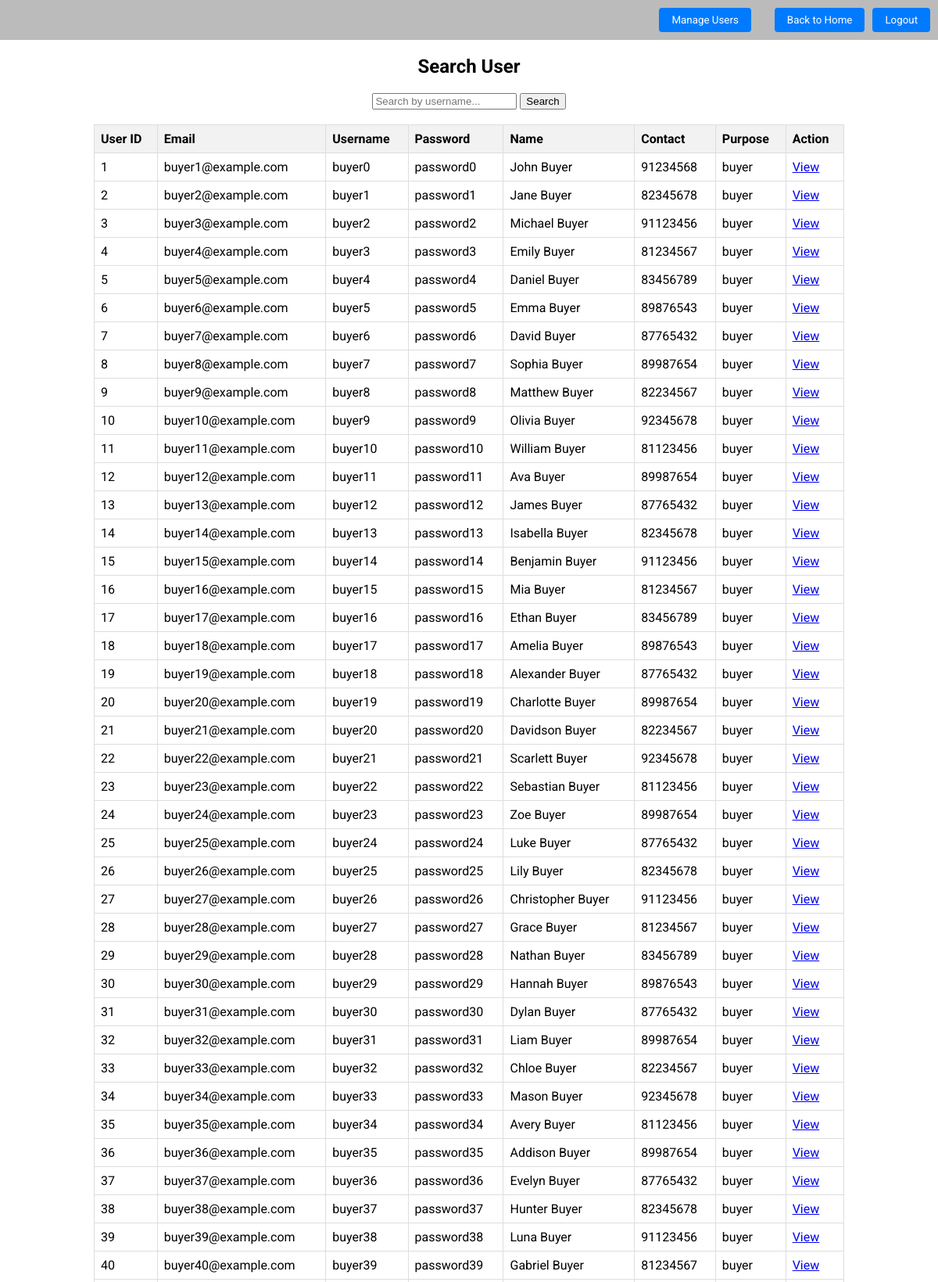
/Boundary/sys_admin/search_user_account.php (upper part), run on the app's committed database.
### tables this page shows
CREATE TABLE `user` (
  `user_id` int(11) NOT NULL,
  `e-mail` varchar(150) NOT NULL,
  `username` varchar(50) NOT NULL,
  `password` varchar(50) NOT NULL,
  `name` varchar(150) NOT NULL,
  `contact` int(11) NOT NULL,
  `purpose` enum('buyer','seller','admin','suspended') NOT NULL
);

### Control/sys_admin/search_user_account_controller.php (called while the page is built, shortened)
<?php
require_once('../../Database/db_conn.php');
require_once('../../Entity/user.php');
class SearchUserController {
    private $User;
    public function __construct($conn) {
        $this->User = new User($conn);
    }
    public function getAllUsers() {
        return $this->User->getAllUsers();
    }
}
$searchUserController = new SearchUserController($conn);
?>

### Entity/user.php (called while the page is built, shortened)
<?php
class User {
    private $conn;
    public function __construct($conn) {
        $this->conn = $conn;
    }
    public function getAllUsers() {
        $sql = "SELECT * FROM user";
        $result = $this->conn->query($sql);
        if ($result->num_rows > 0) {
            $users = [];
            while ($row = $result->fetch_assoc()) {
                $users[] = $row;
            }
            return $users;
        } else {
            return [];
        }
    }
}
?>

### Boundary/sys_admin/search_user_account.php (the view, shortened to what this page needs)
<?php
include "header.php";
include "../../Control/sys_admin/search_user_account_controller.php";
if ($_SERVER["REQUEST_METHOD"] == "POST" && isset($_POST['submit'])) {
    $searchTerm = $_POST['search'];
    $users = $searchUserController->handleSearch($searchTerm);
} else {
    $users = $searchUserController->getAllUsers();
}
?>
<!DOCTYPE html>
<html lang="en">
<head>
</head>
<body>
    <div class="container">
        <h2 class="title">Search User</h2>
        <div class="search-bar">
            <form method="POST" action="">
                <input type="text" name="search" placeholder="Search by username...">
                <button type="submit" name="submit">Search</button>
            </form>
            <br>
        </div>
        <?php if(isset($users) && !empty($users)): ?>
            <div class="users">
                <table>
                    <thead>
                        <tr>
                            <th>User ID</th>
                            <th>Email</th>
                            <th>Username</th>
                            <th>Password</th>
                            <th>Name</th>
                            <th>Contact</th>
                            <th>Purpose</th>
                            <th>Action</th>
                        </tr>
                    </thead>
                    <tbody>
                        <?php foreach ($users as $user): ?>
                            <tr>
                                <td><?php echo $user['user_id']; ?></td>
                                <td><?php echo $user['e-mail']; ?></td>
                                <td><?php echo $user['username']; ?></td>
                                <td><?php echo $user['password']; ?></td>
                                <td><?php echo $user['name']; ?></td>
                                <td><?php echo $user['contact']; ?></td>
                                <td><?php echo $user['purpose']; ?></td>
                                <td><a href="view_user_account.php?user_id=<?php echo $user['user_id']; ?>" class="btn btn-primary">View</a></td>
                            </tr>
                        <?php endforeach; ?>
                    </tbody>
                </table>
            </div>
        <?php else: ?>
            <p>No users found.</p>
        <?php endif; ?>
    </div>
</body>
</html>

### Boundary/sys_admin/header.php (style rules this page uses)
body { font-family: 'Roboto', sans-serif; margin: 0; padding: 0; }

### Boundary/sys_admin/search_user_account.php (style rules this page uses)
.container { width: 80%; margin: auto; }
.title { text-align: center; margin-top: 20px; }
.search-bar { text-align: center; margin-top: 20px; }
table { width: 100%; border-collapse: collapse; }
th, td { border: 1px solid #ddd; padding: 8px; text-align: left; }
th { background-color: #f2f2f2; }

### data on the page
user: user_id "1", value "buyer1@example.com", username "buyer0", password "password0", name "John Buyer", contact "91234568", purpose "buyer"
user: user_id "2", value "buyer2@example.com", username "buyer1", password "password1", name "Jane Buyer", contact "82345678", purpose "buyer"
user: user_id "3", value "buyer3@example.com", username "buyer2", password "password2", name "Michael Buyer", contact "91123456", purpose "buyer"
user: user_id "4", value "buyer4@example.com", username "buyer3", password "password3", name "Emily Buyer", contact "81234567", purpose "buyer"
user: user_id "5", value "buyer5@example.com", username "buyer4", password "password4", name "Daniel Buyer", contact "83456789", purpose "buyer"
user: user_id "6", value "buyer6@example.com", username "buyer5", password "password5", name "Emma Buyer", contact "89876543", purpose "buyer"
user: user_id "7", value "buyer7@example.com", username "buyer6", password "password6", name "David Buyer", contact "87765432", purpose "buyer"
user: user_id "8", value "buyer8@example.com", username "buyer7", password "password7", name "Sophia Buyer", contact "89987654", purpose "buyer"
user: user_id "9", value "buyer9@example.com", username "buyer8", password "password8", name "Matthew Buyer", contact "82234567", purpose "buyer"
user: user_id "10", value "buyer10@example.com", username "buyer9", password "password9", name "Olivia Buyer", contact "92345678", purpose "buyer"
user: user_id "11", value "buyer11@example.com", username "buyer10", password "password10", name "William Buyer", contact "81123456", purpose "buyer"
user: user_id "12", value "buyer12@example.com", username "buyer11", password "password11", name "Ava Buyer", contact "89987654", purpose "buyer"
user: user_id "13", value "buyer13@example.com", username "buyer12", password "password12", name "James Buyer", contact "87765432", purpose "buyer"
user: user_id "14", value "buyer14@example.com", username "buyer13", password "password13", name "Isabella Buyer", contact "82345678", purpose "buyer"
user: user_id "15", value "buyer15@example.com", username "buyer14", password "password14", name "Benjamin Buyer", contact "91123456", purpose "buyer"
user: user_id "16", value "buyer16@example.com", username "buyer15", password "password15", name "Mia Buyer", contact "81234567", purpose "buyer"
user: user_id "17", value "buyer17@example.com", username "buyer16", password "password16", name "Ethan Buyer", contact "83456789", purpose "buyer"
user: user_id "18", value "buyer18@example.com", username "buyer17", password "password17", name "Amelia Buyer", contact "89876543", purpose "buyer"
user: user_id "19", value "buyer19@example.com", username "buyer18", password "password18", name "Alexander Buyer", contact "87765432", purpose "buyer"
user: user_id "20", value "buyer20@example.com", username "buyer19", password "password19", name "Charlotte Buyer", contact "89987654", purpose "buyer"
user: user_id "21", value "buyer21@example.com", username "buyer20", password "password20", name "Davidson Buyer", contact "82234567", purpose "buyer"
user: user_id "22", value "buyer22@example.com", username "buyer21", password "password21", name "Scarlett Buyer", contact "92345678", purpose "buyer"
user: user_id "23", value "buyer23@example.com", username "buyer22", password "password22", name "Sebastian Buyer", contact "81123456", purpose "buyer"
user: user_id "24", value "buyer24@example.com", username "buyer23", password "password23", name "Zoe Buyer", contact "89987654", purpose "buyer"
user: user_id "25", value "buyer25@example.com", username "buyer24", password "password24", name "Luke Buyer", contact "87765432", purpose "buyer"
user: user_id "26", value "buyer26@example.com", username "buyer25", password "password25", name "Lily Buyer", contact "82345678", purpose "buyer"
user: user_id "27", value "buyer27@example.com", username "buyer26", password "password26", name "Christopher Buyer", contact "91123456", purpose "buyer"
user: user_id "28", value "buyer28@example.com", username "buyer27", password "password27", name "Grace Buyer", contact "81234567", purpose "buyer"
user: user_id "29", value "buyer29@example.com", username "buyer28", password "password28", name "Nathan Buyer", contact "83456789", purpose "buyer"
user: user_id "30", value "buyer30@example.com", username "buyer29", password "password29", name "Hannah Buyer", contact "89876543", purpose "buyer"
user: user_id "31", value "buyer31@example.com", username "buyer30", password "password30", name "Dylan Buyer", contact "87765432", purpose "buyer"
user: user_id "32", value "buyer32@example.com", username "buyer31", password "password31", name "Liam Buyer", contact "89987654", purpose "buyer"
user: user_id "33", value "buyer33@example.com", username "buyer32", password "password32", name "Chloe Buyer", contact "82234567", purpose "buyer"
user: user_id "34", value "buyer34@example.com", username "buyer33", password "password33", name "Mason Buyer", contact "92345678", purpose "buyer"
user: user_id "35", value "buyer35@example.com", username "buyer34", password "password34", name "Avery Buyer", contact "81123456", purpose "buyer"
user: user_id "36", value "buyer36@example.com", username "buyer35", password "password35", name "Addison Buyer", contact "89987654", purpose "buyer"
user: user_id "37", value "buyer37@example.com", username "buyer36", password "password36", name "Evelyn Buyer", contact "87765432", purpose "buyer"
user: user_id "38", value "buyer38@example.com", username "buyer37", password "password37", name "Hunter Buyer", contact "82345678", purpose "buyer"
user: user_id "39", value "buyer39@example.com", username "buyer38", password "password38", name "Luna Buyer", contact "91123456", purpose "buyer"
user: user_id "40", value "buyer40@example.com", username "buyer39", password "password39", name "Gabriel Buyer", contact "81234567", purpose "buyer"
